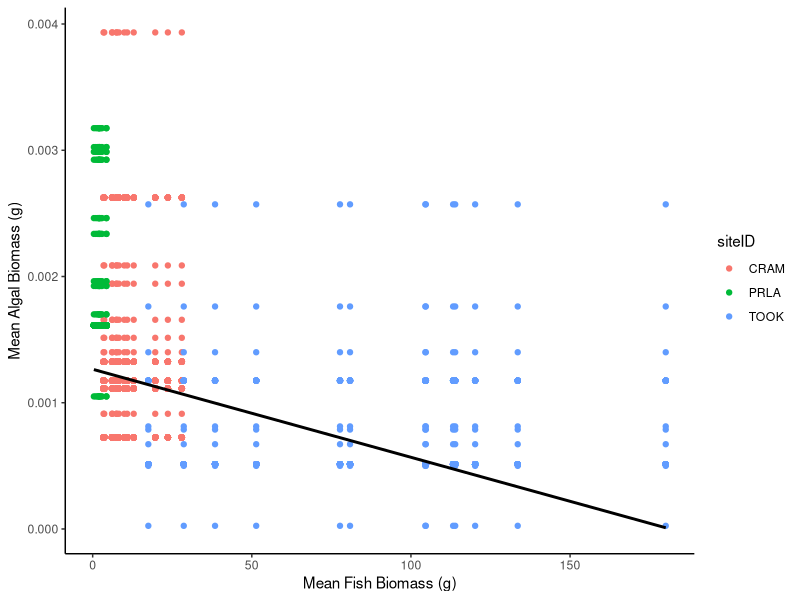
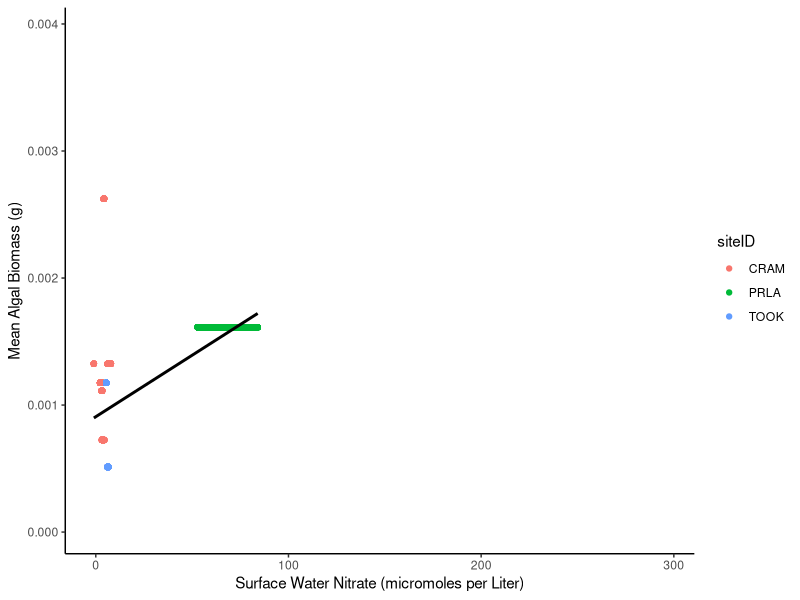
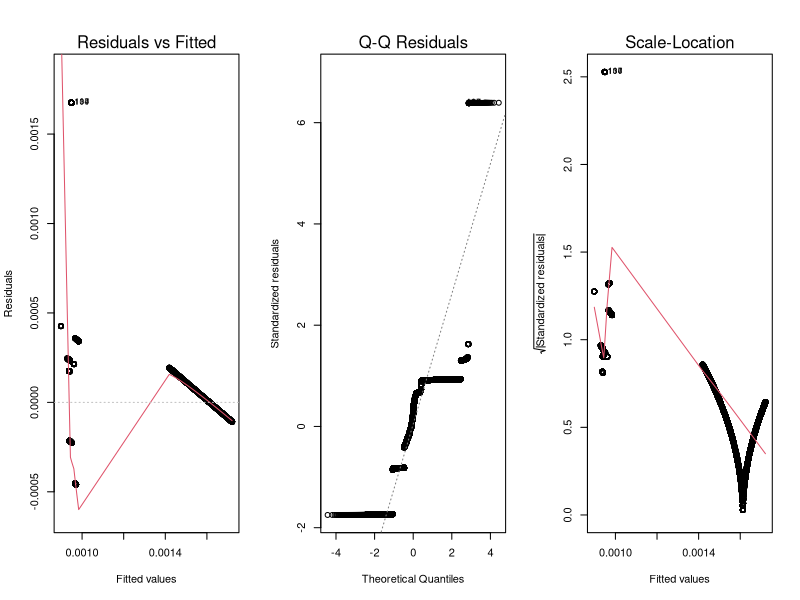
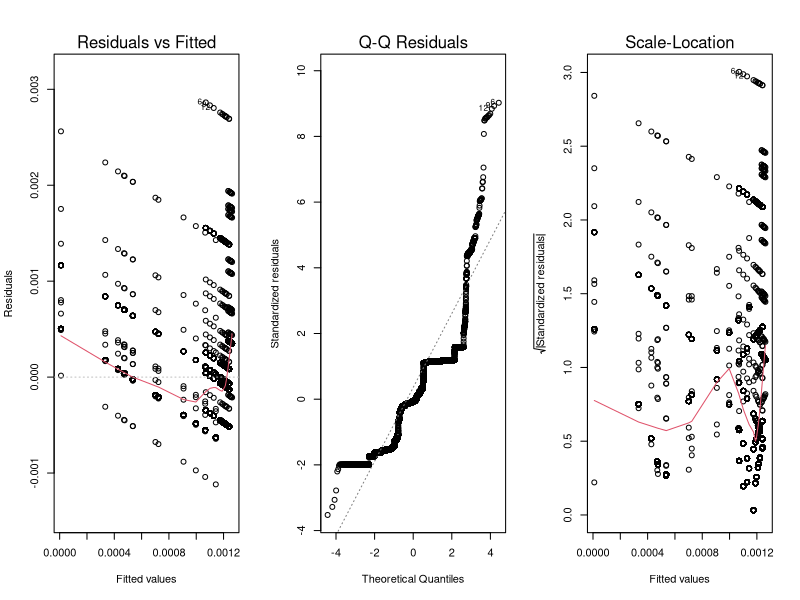
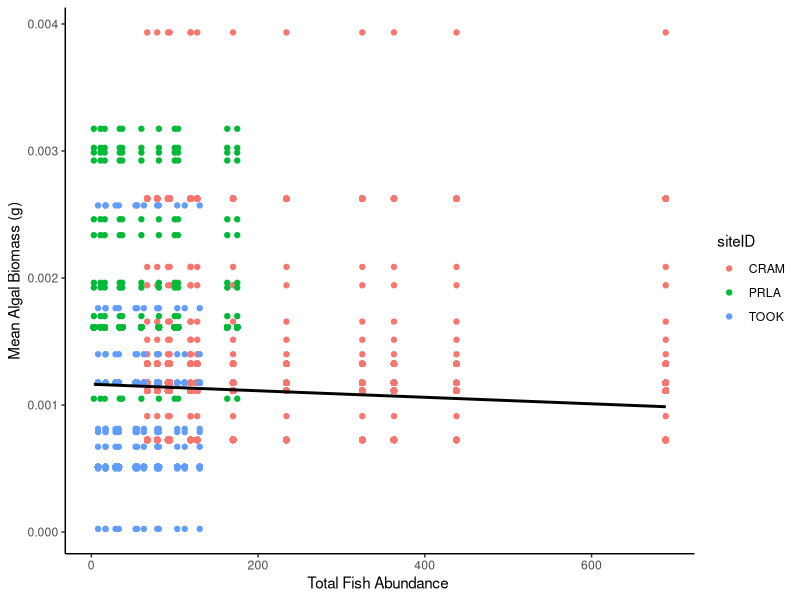
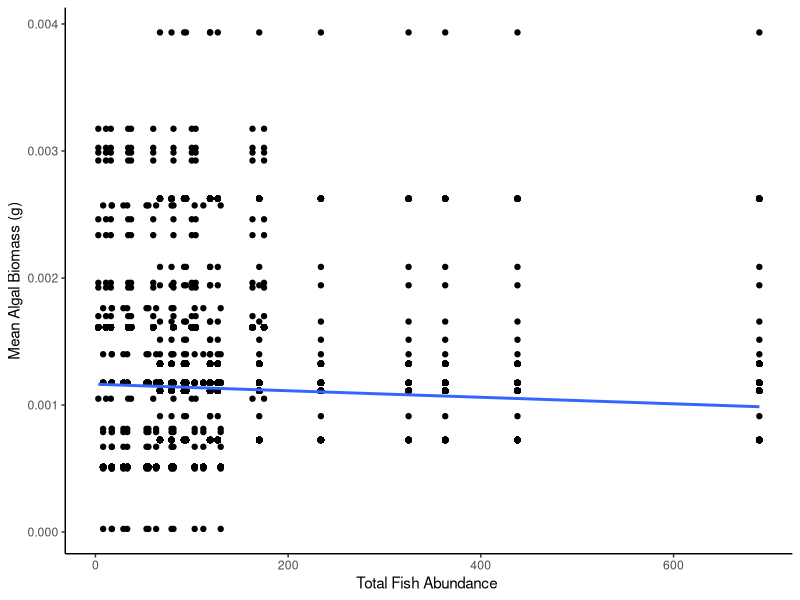
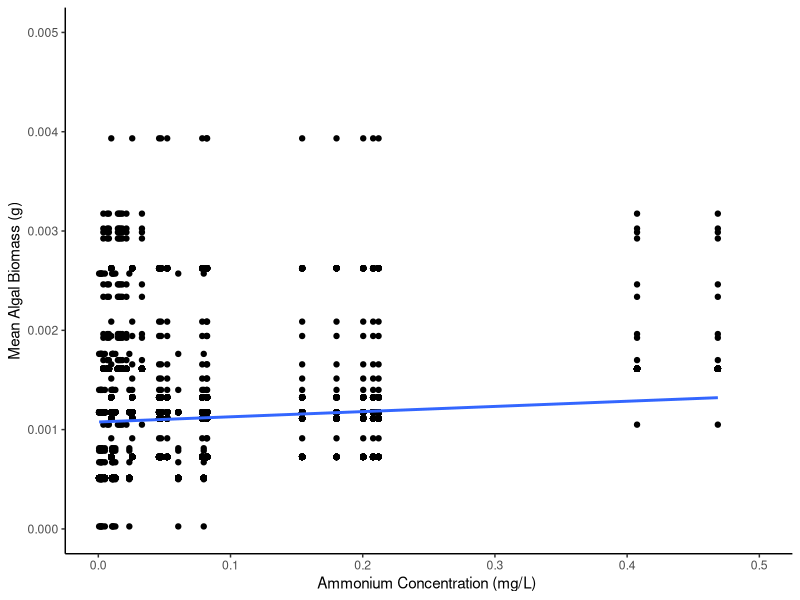
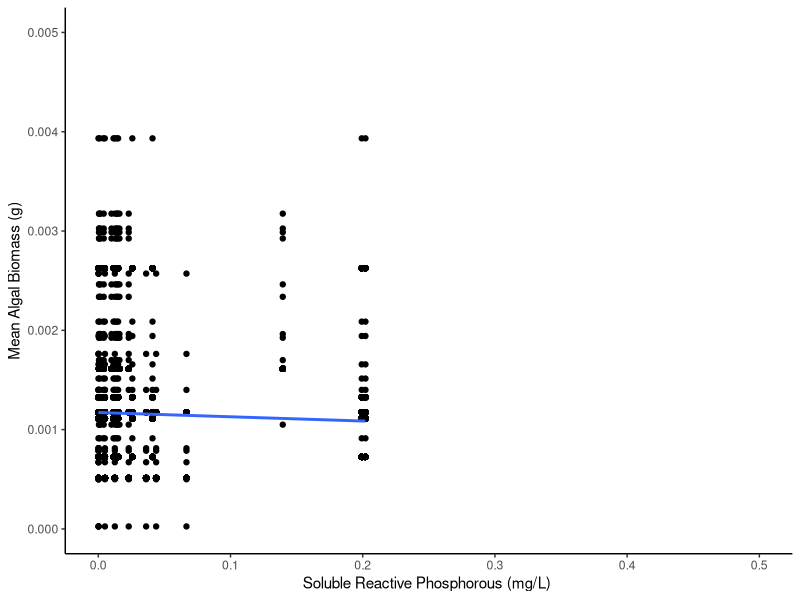

Generate these figures, in order, with R:
## ---- chunk 1
library(here)
library(tidyverse)
## ---- chunk 2
# Step 1: Read the CSV files into separate data frames
df1 <- read_csv(here("data", "processed", "alg_biomass_means.csv"))
df2 <- read_csv(here("data", "processed", "final_fish_count_means.csv"))
df3 <- read_csv(here("data", "processed", "waterqual_means.csv"))
df4 <- read_csv(here("data", "processed", "SW_Nitrate_means.csv"))
df5 <- read_csv(here("data", "processed", "nutrient_data_means.csv"))
## ---- chunk 3
# Step 2: Combine the data frames into one
merged_data_all <- full_join(df1, df2) %>% 
  full_join(., df3) %>% 
  full_join(., df4) %>% 
  full_join(., df5)

# Check the first few rows of the merged data frame
head(merged_data_all)

# Step 3: Write the merged data frame into a new CSV file
write_csv(merged_data_all, here("data", "processed", "merged_data.csv"))

## ---- chunk 4

linear_model1 <- lm(mean_adjAshFreeDryMass~mean_SWN, data = merged_data_all)
summary(linear_model1)
## ---- chunk 5
linear_model2 <- lm(mean_adjAshFreeDryMass~mean_weight, data = merged_data_all)
summary(linear_model2)
## ---- chunk 6
#ggplot(data = merged_data_all,
#       aes(x = mean_weight, 
#           y = mean_adjAshFreeDryMass,
#           col = siteID)) +
#  labs(x= "Mean Fish Biomass (g)",
#       y = "Mean Algal Biomass (g)")+
#  geom_point() +
#  theme_classic() +
#  geom_smooth(method = "lm")+
#  facet_wrap(.~siteID, scales = "free")

ggplot(data = merged_data_all,
       aes(x = mean_weight, 
           y = mean_adjAshFreeDryMass)) +
  labs(x= "Mean Fish Biomass (g)",
       y = "Mean Algal Biomass (g)")+
  geom_point(aes(col = siteID)) +
  theme_classic() +
  geom_smooth(method = "lm", col = "black")

#ggplot(data = merged_data_all,
#       aes(x = mean_weight, 
#           y = mean_adjAshFreeDryMass)) +
 # labs(x= "Mean Fish Biomass (g)",
 #      y = "Mean Algal Biomass (g)")+
 # geom_point() +
 # theme_classic() +
 # geom_smooth(method = "lm")
## ---- chunk 7
#ggplot(data = merged_data_all,
      # aes(x = mean_SWN, 
      #     y = mean_adjAshFreeDryMass, 
       #    col = siteID)) +
  #labs(x= "Surface Water Nitrate (micromoles per Liter)", 
  #     y = "Mean Algal Biomass (g)")+
#  geom_point() +
#  theme_classic() +
#  geom_smooth(method = "lm") +
#  facet_wrap(.~siteID, scales = "free")

ggplot(data = merged_data_all,
       aes(x = mean_SWN, 
           y = mean_adjAshFreeDryMass)) +
  labs(x= "Surface Water Nitrate (micromoles per Liter)", 
       y = "Mean Algal Biomass (g)")+
  geom_point(aes(col = siteID)) +
  theme_classic() +
  geom_smooth(method = "lm", col = "black")

#ggplot(data = merged_data_all,
#       aes(x = mean_SWN, 
#           y = mean_adjAshFreeDryMass)) +
#  labs(x= "Surface Water Nitrate (micromoles per Liter)", 
#       y = "Mean Algal Biomass (g)")+
#  geom_point() +
#  theme_classic() +
#  geom_smooth(method = "lm")

## ---- chunk 8
par(mfrow = c(1, 3))
plot(linear_model1, which = c (1:3))
## ---- chunk 9
par(mfrow = c(1, 3))
plot(linear_model2, which = c (1:3))
## ---- chunk 10
linear_model1 <- lm(total_individuals ~ mean_adjAshFreeDryMass, data = merged_data_all)
summary(linear_model1)
## ---- chunk 11
#ggplot(data = merged_data_all,
#       aes(x = total_individuals, 
 #          y = mean_adjAshFreeDryMass, 
 #          col = siteID)) +
#  labs(x= "Total Fish Abundance ",
#       y = "Mean Algal Biomass (g)")+
#  geom_point() +
#  theme_classic() +
 # geom_smooth(method = "lm") +
#  facet_wrap(.~siteID, scales = "free")

ggplot(data = merged_data_all,
       aes(x = total_individuals, 
           y = mean_adjAshFreeDryMass)) +
  labs(x= "Total Fish Abundance ",
       y = "Mean Algal Biomass (g)")+
  geom_point(aes(col = siteID)) +
  theme_classic() +
  geom_smooth(method = "lm", col = "black") 

#ggplot(data = merged_data_all,
 #      aes(x = total_individuals, 
 #          y = mean_adjAshFreeDryMass)) +
 # labs(x= "Total Fish Abundance ",
 #      y = "Mean Algal Biomass (g)")+
 # geom_point() +
 # theme_classic() +
 # geom_smooth(method = "lm") 
## ---- chunk 12
linear_model1 <- lm(mean_adjAshFreeDryMass ~ total_individuals, data = merged_data_all)
summary(linear_model1)
## ---- chunk 13
ggplot(data = merged_data_all,
       aes(x = total_individuals, 
           y = mean_adjAshFreeDryMass)) +
  labs(x= "Total Fish Abundance ",
       y = "Mean Algal Biomass (g)")+
  geom_point() +
  theme_classic() +
  geom_smooth(method = "lm")
## ---- chunk 14
linear_model1 <- lm(NH4_mgL ~ mean_adjAshFreeDryMass, data = merged_data_all)
summary(linear_model1)
## ---- chunk 15
ggplot(data = merged_data_all,
       aes(x = NH4_mgL, 
           y = mean_adjAshFreeDryMass)) +
  labs(x= "Ammonium Concentration (mg/L) ",
       y = "Mean Algal Biomass (g)")+
  geom_point() +
  xlim(0,0.5) +
  ylim(0,0.005)+
  theme_classic() +
  geom_smooth(method = "lm")
## ---- chunk 16
linear_model1 <- lm(mean_adjAshFreeDryMass ~ SRP_mgL, data = merged_data_all)
summary(linear_model1)
## ---- chunk 17
ggplot(data = merged_data_all,
       aes(x = SRP_mgL, 
           y = mean_adjAshFreeDryMass)) +
  labs(x= "Soluble Reactive Phosphorous (mg/L) ",
       y = "Mean Algal Biomass (g)")+
  geom_point() +
  xlim(0,0.5) +
  ylim(0,0.005)+
  theme_classic() +
  geom_smooth(method = "lm")
